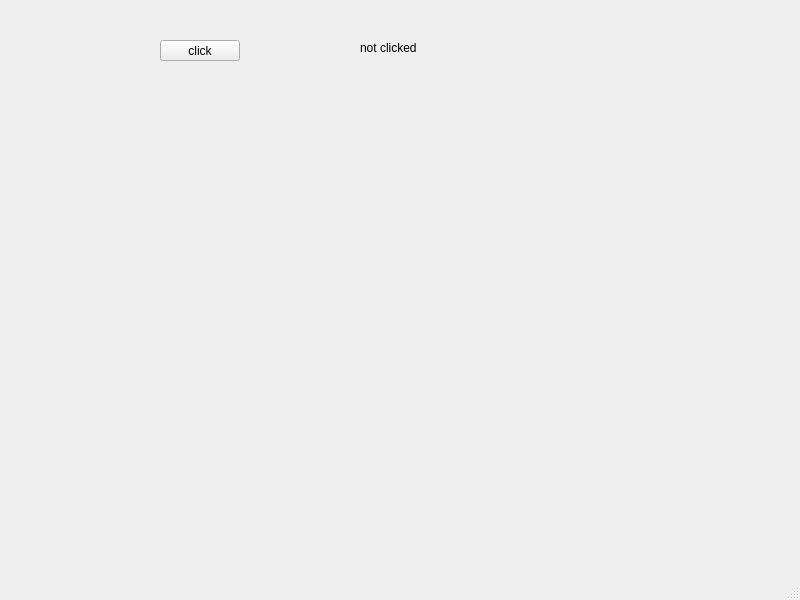
<?xml version="1.0" encoding="UTF-8"?>
<ui version="4.0">
 <class>git</class>
 <widget class="QMainWindow" name="git">
  <property name="geometry">
   <rect>
    <x>0</x>
    <y>0</y>
    <width>800</width>
    <height>600</height>
   </rect>
  </property>
  <property name="windowTitle">
   <string>git</string>
  </property>
  <widget class="QWidget" name="centralwidget">
   <widget class="QPushButton" name="click">
    <property name="geometry">
     <rect>
      <x>160</x>
      <y>40</y>
      <width>80</width>
      <height>21</height>
     </rect>
    </property>
    <property name="text">
     <string>click</string>
    </property>
   </widget>
   <widget class="QLabel" name="label">
    <property name="geometry">
     <rect>
      <x>360</x>
      <y>40</y>
      <width>91</width>
      <height>16</height>
     </rect>
    </property>
    <property name="text">
     <string>not clicked</string>
    </property>
   </widget>
  </widget>
  <widget class="QMenuBar" name="menubar">
   <property name="geometry">
    <rect>
     <x>0</x>
     <y>0</y>
     <width>800</width>
     <height>20</height>
    </rect>
   </property>
  </widget>
  <widget class="QStatusBar" name="statusbar"/>
 </widget>
 <resources/>
 <connections/>
</ui>
